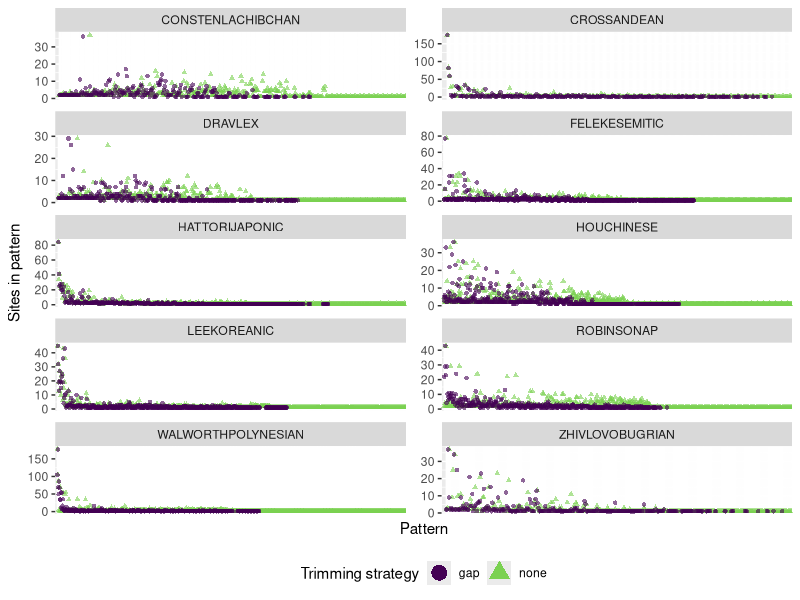

Reproduce this figure in R.
library(tidyverse)
library(patchwork)
library(viridis)

###################################
###       Data                  ###
###################################
data <- read_tsv("pattern_distribution.tsv")

################################################
#####       Distribution Plots             #####
################################################
dist <- data %>% 
  ggplot(aes(reorder(ID,-Count), Count , col=Trimming, shape=Trimming)) +
  geom_point(size = 1.2, alpha=0.6) +
  theme(axis.text.x=element_blank(),
        axis.ticks.x=element_blank()) +
  scale_color_viridis(discrete = TRUE, end = 0.8) +
  facet_wrap(~Language, scales="free", ncol=2) + 
  ylab("Sites in pattern") + xlab("Pattern") +
  labs(color="Trimming strategy", shape = "Trimming strategy") +
  theme(legend.position = 'bottom') +
  guides(colour = guide_legend(
    override.aes = list(size = 5, alpha=1))) +
  expand_limits(x = -4)

ggsave("alignment_distribution.png", dist, scale = 0.62, width = 2000, height = 4000, units = "px")

# does not work well, but small differences are noticable
violin_init <- data %>% 
  ggplot(aes(y = log(Count), x = Trimming)) +
  geom_violin(aes(fill = Trimming)) +
  geom_boxplot(width = 0.5, 
               outlier.size = 1, outlier.color = "black", outlier.alpha = 0.3) +
  facet_wrap(~Language, ncol = 4, scales="free") +
  scale_fill_viridis(discrete = TRUE, end = 0.7) +
  scale_x_discrete(label = NULL, name = NULL) +
  theme_grey(base_size = 11) +
  theme(legend.position = 'bottom', legend.title = "Trimming strategy")+
  guides(colour = guide_legend(override.aes = list(size = 10)))

